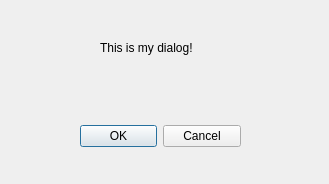
<?xml version="1.0" encoding="UTF-8"?>
<ui version="4.0">
 <class>CDialogBase</class>
 <widget class="QDialog" name="CDialogBase">
  <property name="geometry">
   <rect>
    <x>0</x>
    <y>0</y>
    <width>329</width>
    <height>184</height>
   </rect>
  </property>
  <property name="windowTitle">
   <string>Dialog</string>
  </property>
  <widget class="QDialogButtonBox" name="buttonBox">
   <property name="geometry">
    <rect>
     <x>80</x>
     <y>120</y>
     <width>161</width>
     <height>32</height>
    </rect>
   </property>
   <property name="orientation">
    <enum>Qt::Horizontal</enum>
   </property>
   <property name="standardButtons">
    <set>QDialogButtonBox::Cancel|QDialogButtonBox::Ok</set>
   </property>
  </widget>
  <widget class="QLabel" name="label">
   <property name="geometry">
    <rect>
     <x>100</x>
     <y>40</y>
     <width>171</width>
     <height>16</height>
    </rect>
   </property>
   <property name="text">
    <string>This is my dialog!</string>
   </property>
  </widget>
 </widget>
 <resources/>
 <connections>
  <connection>
   <sender>buttonBox</sender>
   <signal>accepted()</signal>
   <receiver>CDialogBase</receiver>
   <slot>accept()</slot>
   <hints>
    <hint type="sourcelabel">
     <x>248</x>
     <y>254</y>
    </hint>
    <hint type="destinationlabel">
     <x>157</x>
     <y>274</y>
    </hint>
   </hints>
  </connection>
  <connection>
   <sender>buttonBox</sender>
   <signal>rejected()</signal>
   <receiver>CDialogBase</receiver>
   <slot>reject()</slot>
   <hints>
    <hint type="sourcelabel">
     <x>316</x>
     <y>260</y>
    </hint>
    <hint type="destinationlabel">
     <x>286</x>
     <y>274</y>
    </hint>
   </hints>
  </connection>
 </connections>
</ui>
